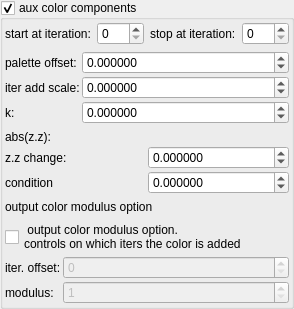
    <widget class="MyGroupBox" name="groupCheck_fold_color_aux_color_enabled_false">
     <property name="title">
      <string>aux color components&amp;</string>
     </property>
     <property name="checkable">
      <bool>true</bool>
     </property>
     <layout class="QVBoxLayout" name="verticalLayout_5">
      <property name="leftMargin">
       <number>2</number>
      </property>
      <property name="topMargin">
       <number>2</number>
      </property>
      <property name="rightMargin">
       <number>2</number>
      </property>
      <property name="bottomMargin">
       <number>2</number>
      </property>
      <item>
       <layout class="QHBoxLayout" name="horizontalLayout_26" stretch="0,1,0,1">
        <item>
         <widget class="QLabel" name="label_105">
          <property name="text">
           <string>start at iteration:</string>
          </property>
         </widget>
        </item>
        <item>
         <widget class="MySpinBox" name="spinboxInt_fold_color_start_iterations_A">
          <property name="sizePolicy">
           <sizepolicy hsizetype="Minimum" vsizetype="Maximum">
            <horstretch>0</horstretch>
            <verstretch>0</verstretch>
           </sizepolicy>
          </property>
          <property name="minimum">
           <number>0</number>
          </property>
          <property name="maximum">
           <number>999</number>
          </property>
          <property name="value">
           <number>0</number>
          </property>
         </widget>
        </item>
        <item>
         <widget class="QLabel" name="label_81">
          <property name="text">
           <string>stop at iteration:</string>
          </property>
         </widget>
        </item>
        <item>
         <widget class="MySpinBox" name="spinboxInt_fold_color_stop_iterations_A">
          <property name="sizePolicy">
           <sizepolicy hsizetype="Preferred" vsizetype="Maximum">
            <horstretch>0</horstretch>
            <verstretch>0</verstretch>
           </sizepolicy>
          </property>
          <property name="maximum">
           <number>999</number>
          </property>
         </widget>
        </item>
       </layout>
      </item>
      <item>
       <layout class="QGridLayout" name="gridLayout_25" columnstretch="0,1">
        <property name="spacing">
         <number>2</number>
        </property>
        <item row="1" column="1">
         <widget class="MyDoubleSpinBox" name="spinbox4_fold_color_difs_0000_y">
          <property name="sizePolicy">
           <sizepolicy hsizetype="Minimum" vsizetype="Maximum">
            <horstretch>0</horstretch>
            <verstretch>0</verstretch>
           </sizepolicy>
          </property>
          <property name="prefix">
           <string/>
          </property>
          <property name="suffix">
           <string/>
          </property>
          <property name="decimals">
           <number>6</number>
          </property>
          <property name="minimum">
           <double>-99.998999999999995</double>
          </property>
          <property name="maximum">
           <double>99.998999999999995</double>
          </property>
          <property name="singleStep">
           <double>0.100000000000000</double>
          </property>
         </widget>
        </item>
        <item row="2" column="0">
         <widget class="QLabel" name="label_15">
          <property name="text">
           <string>iter add scale:</string>
          </property>
         </widget>
        </item>
        <item row="1" column="0">
         <widget class="QLabel" name="label_17">
          <property name="text">
           <string>palette offset:</string>
          </property>
         </widget>
        </item>
        <item row="2" column="1">
         <widget class="MyDoubleSpinBox" name="spinbox_fold_color_difs0">
          <property name="sizePolicy">
           <sizepolicy hsizetype="Minimum" vsizetype="Maximum">
            <horstretch>0</horstretch>
            <verstretch>0</verstretch>
           </sizepolicy>
          </property>
          <property name="prefix">
           <string/>
          </property>
          <property name="suffix">
           <string/>
          </property>
          <property name="decimals">
           <number>6</number>
          </property>
          <property name="minimum">
           <double>-99.998999999999995</double>
          </property>
          <property name="maximum">
           <double>99.998999999999995</double>
          </property>
          <property name="singleStep">
           <double>0.100000000000000</double>
          </property>
         </widget>
        </item>
        <item row="3" column="1">
         <widget class="MyDoubleSpinBox" name="spinbox4_fold_color_difs_0000_x">
          <property name="sizePolicy">
           <sizepolicy hsizetype="Minimum" vsizetype="Maximum">
            <horstretch>0</horstretch>
            <verstretch>0</verstretch>
           </sizepolicy>
          </property>
          <property name="prefix">
           <string/>
          </property>
          <property name="suffix">
           <string/>
          </property>
          <property name="decimals">
           <number>6</number>
          </property>
          <property name="minimum">
           <double>-100.000000000000000</double>
          </property>
          <property name="maximum">
           <double>100.000000000000000</double>
          </property>
          <property name="singleStep">
           <double>0.100000000000000</double>
          </property>
         </widget>
        </item>
        <item row="3" column="0">
         <widget class="QLabel" name="label_43">
          <property name="text">
           <string>k:</string>
          </property>
         </widget>
        </item>
       </layout>
      </item>
      <item>
       <layout class="QGridLayout" name="gridLayout_16" columnstretch="0,0">
        <property name="spacing">
         <number>2</number>
        </property>
        <item row="2" column="1">
         <widget class="MyDoubleSpinBox" name="spinbox4_fold_color_difs_0000_z">
          <property name="sizePolicy">
           <sizepolicy hsizetype="Minimum" vsizetype="Maximum">
            <horstretch>0</horstretch>
            <verstretch>0</verstretch>
           </sizepolicy>
          </property>
          <property name="prefix">
           <string/>
          </property>
          <property name="suffix">
           <string/>
          </property>
          <property name="decimals">
           <number>6</number>
          </property>
          <property name="minimum">
           <double>-100.000000000000000</double>
          </property>
          <property name="maximum">
           <double>100.000000000000000</double>
          </property>
          <property name="singleStep">
           <double>0.100000000000000</double>
          </property>
         </widget>
        </item>
        <item row="3" column="1">
         <widget class="MyDoubleSpinBox" name="spinbox4_fold_color_difs_0000_w">
          <property name="enabled">
           <bool>true</bool>
          </property>
          <property name="sizePolicy">
           <sizepolicy hsizetype="Minimum" vsizetype="Maximum">
            <horstretch>0</horstretch>
            <verstretch>0</verstretch>
           </sizepolicy>
          </property>
          <property name="prefix">
           <string/>
          </property>
          <property name="suffix">
           <string/>
          </property>
          <property name="decimals">
           <number>6</number>
          </property>
          <property name="minimum">
           <double>-999.990000000000009</double>
          </property>
          <property name="maximum">
           <double>999.990000000000009</double>
          </property>
          <property name="singleStep">
           <double>0.100000000000000</double>
          </property>
         </widget>
        </item>
        <item row="1" column="0">
         <widget class="QLabel" name="label_39">
          <property name="text">
           <string>abs(z.z):</string>
          </property>
         </widget>
        </item>
        <item row="3" column="0">
         <widget class="QLabel" name="label_32">
          <property name="text">
           <string>condition</string>
          </property>
         </widget>
        </item>
        <item row="2" column="0">
         <widget class="QLabel" name="label_33">
          <property name="text">
           <string>z.z change:</string>
          </property>
         </widget>
        </item>
       </layout>
      </item>
      <item>
       <widget class="QLabel" name="label_162">
        <property name="text">
         <string>output color modulus option</string>
        </property>
       </widget>
      </item>
      <item>
       <layout class="QGridLayout" name="gridLayout_35" columnstretch="0,1">
        <property name="spacing">
         <number>2</number>
        </property>
        <item row="2" column="0">
         <widget class="QLabel" name="label_109">
          <property name="text">
           <string>modulus:</string>
          </property>
         </widget>
        </item>
        <item row="2" column="1">
         <widget class="MySpinBox" name="spinboxInt_fold_color_int_2">
          <property name="enabled">
           <bool>false</bool>
          </property>
          <property name="sizePolicy">
           <sizepolicy hsizetype="Minimum" vsizetype="Maximum">
            <horstretch>0</horstretch>
            <verstretch>0</verstretch>
           </sizepolicy>
          </property>
          <property name="minimum">
           <number>1</number>
          </property>
          <property name="maximum">
           <number>999</number>
          </property>
          <property name="value">
           <number>1</number>
          </property>
         </widget>
        </item>
        <item row="1" column="0">
         <widget class="QLabel" name="label_111">
          <property name="text">
           <string>iter. offset:</string>
          </property>
         </widget>
        </item>
        <item row="1" column="1">
         <widget class="MySpinBox" name="spinboxInt_fold_color_int_0">
          <property name="enabled">
           <bool>false</bool>
          </property>
          <property name="sizePolicy">
           <sizepolicy hsizetype="Minimum" vsizetype="Maximum">
            <horstretch>0</horstretch>
            <verstretch>0</verstretch>
           </sizepolicy>
          </property>
          <property name="minimum">
           <number>0</number>
          </property>
          <property name="maximum">
           <number>999</number>
          </property>
          <property name="value">
           <number>0</number>
          </property>
         </widget>
        </item>
        <item row="0" column="0" colspan="2">
         <widget class="MyCheckBox" name="checkBox_fold_color_aux_color_enabledB_false">
          <property name="font">
           <font>
            <weight>50</weight>
            <bold>false</bold>
           </font>
          </property>
          <property name="text">
           <string> output color modulus option.
controls on which iters the color is added</string>
          </property>
         </widget>
        </item>
       </layout>
      </item>
     </layout>
    </widget>
